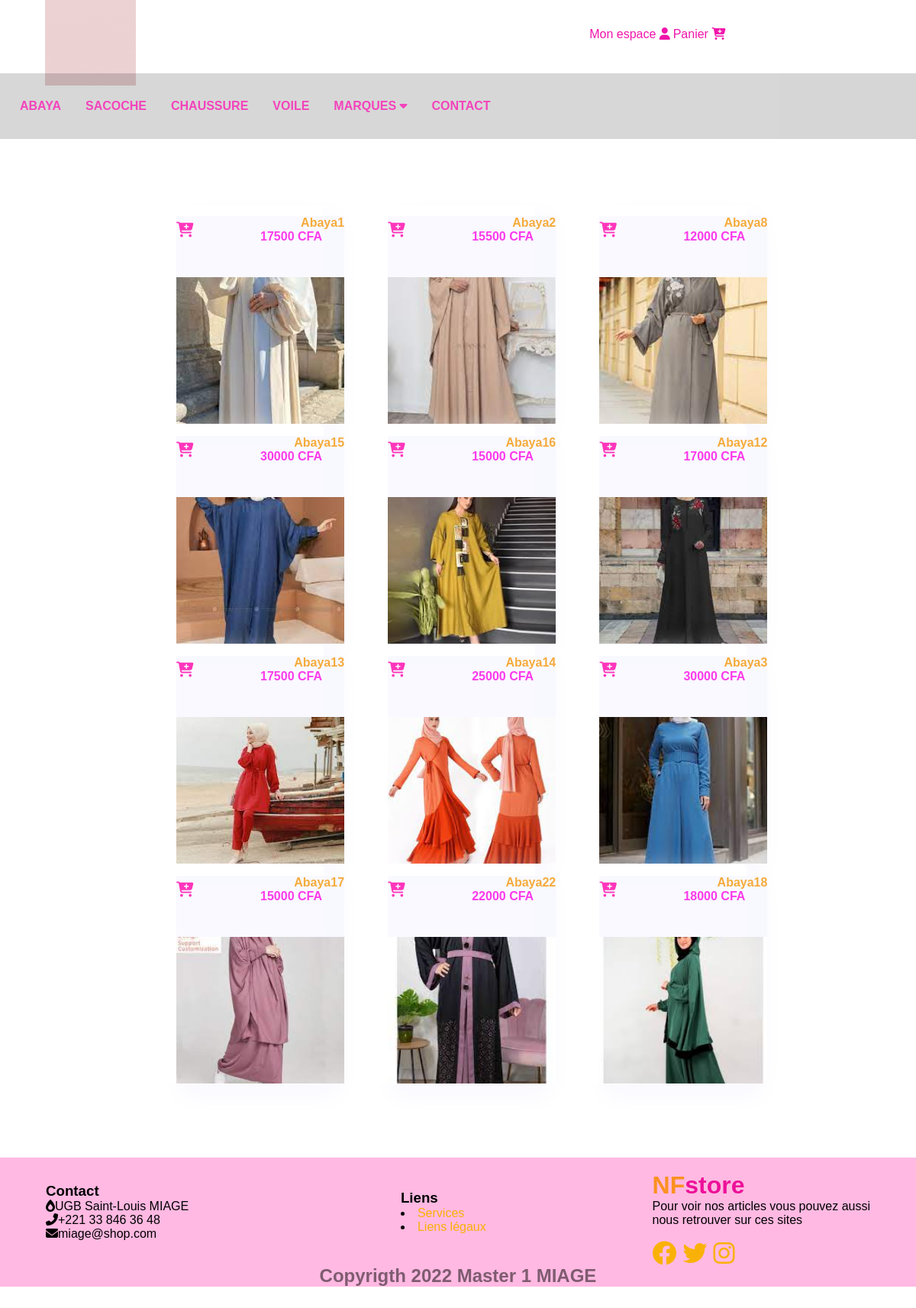
/list.php?idCategorie=1, run on the app's committed database.
### tables this page shows
CREATE TABLE IF NOT EXISTS `produits` (
  `idProduit` int(11) NOT NULL AUTO_INCREMENT,
  `nomProduit` varchar(255) NOT NULL,
  `descriptionProduit` text NOT NULL,
  `prix` int(11) NOT NULL,
  `imageProduit` varchar(255) NOT NULL,
  `idCategorie` int(11) NOT NULL,
  `marque` varchar(255) NOT NULL,
  PRIMARY KEY (`idProduit`)
);

### list.php (the view, shortened to what this page needs)
<!DOCTYPE html>
<html lang="en">
<head>
    <link rel="stylesheet" href="css/res.css">
    <link rel="stylesheet" href="https://cdnjs.cloudflare.com/ajax/libs/font-awesome/6.2.1/css/all.min.css" />
    <link rel="stylesheet" href="css/list.css">
</head>
<body>
    <div class="header">
        <div class="top-head">
            <div class="logo"> <a href="index.php"><img src="image/Logo1.gif" alt=""></a></div>
           <div class="panier">
            <div class="pa1"><a href="#"> Mon espace </a><i class="fa-solid fa-user"></i></div>
             <div class="pa2"><a href="#"> Panier </a><i class='fas fa-cart-plus'></i></div>
           </div>
        </div>
        <div class="navebar" id="Topnav">
        <?php  $idA=1;
               $idB=2;
               $idC=3;
               $idD=4;
               ?>
            <a href="list.php?idCategorie=<?php echo $idA; ?>">ABAYA</a>
            <a href="list.php?idCategorie=<?php echo $idB; ?>">sacoche</a>
            <a href="list.php?idCategorie=<?php echo $idC; ?>">chaussure</a>
            <a href="list.php?idCategorie=<?php echo $idD; ?>">voile</a>
            <div class="dropdown">
              <button class="dropbtn">Marques
                <i class="fa fa-caret-down"></i>
              </button>
            </div>
            <a href="list.html">Contact</a>
          </div>
    </div>
    <div class="content">
    <div class="cont1">
    <?php
         $con=OuvrirBD();
         $id= $_GET['idCategorie'];
         $requete="select idProduit,nomProduit,prix,imageProduit from produits where idCategorie='$id'";
                $resultat = $con->query($requete);
                if(!$resultat){
                    echo("impossible d'executer la requete");
                    exit;
                }
                else{
                      while($ligne = $resultat->fetch()){
                          $idp=$ligne['idProduit'];
                          $nom=$ligne['nomProduit'];
                          $prix=$ligne['prix'];
                          $im=explode(" ",$ligne['imageProduit']);?>
           <div class="card">
            <div class="texte">
                <i class='fas fa-cart-plus' ></i>
                <p ><?php echo $nom;?></p>
                <span><?php echo $prix;?> CFA</span> <br> <br>
            </div>
            <div class="image">
              <a href="detail.php?idProduit=<?php echo $idp;?>"><img src="image/<?php echo $im[0]; ?>" alt=""></a>
            </div>
        </div>
        <?php
            }
      }?>
      </div>
    </div>
<div class="footer">
    <div class="foot-top">
      <div class="footer-box ">
          <h3>Contact</h3>
          <span> <i class='fas fa-burn'></i>UGB Saint-Louis MIAGE</span> <br>
          <span > <i class='fas fa-phone-alt'></i>+221 33 846 36 48</span> <br>
          <span ><i class="fa fa-envelope"></i>miage@shop.com</span>
      </div>
      <div class="footer-box">
          <h3>Liens</h3>
          <li><a href="#">Services</a></li>
          <li><a href="#">Liens légaux</a></li>
      </div>
      <div class="footer_box log"> <br>
          <p class="logofooter"> <span>NF</span>store</p>
          <p>Pour voir nos articles vous pouvez aussi <br>  nous retrouver sur ces sites</p>
        <br>  <div class="social">
              <a href="#"> <i class='fab fa-facebook'></i></a>
              <a href="#"> <i class='fab fa-twitter'></i></a>
              <a href="#"> <i class='fab fa-instagram'></i></a>
            </div>
      </div>
   </div>
      <h2>Copyrigth 2022 Master 1 MIAGE</h2>
  </div>
</body>
</html>

### css/res.css (style rules this page uses)
* { margin: 0px; padding: 0px; box-sizing: border-box; font-family: 'poppins', sans-serif; scroll-behavior: smooth; }
.header { width: 100%; height: 45em; }
.header .top-head { width: 99%; height: 7em; position: fixed; z-index: 1; display: flex; }
.header .top-head .logo { width: 10%; height: 7em; position: relative; margin-left: 5%; }
.header .top-head .logo a { text-decoration: none; }
.header .top-head .logo a img { width: 100%; height: 7em; }
.header .top-head .panier { width: 15%; float: right; position: relative; margin-top: 3%; margin-left: 50%; color: rgb(240, 21, 171); justify-content: space-between; display: flex; }
.panier a { text-decoration: none; color: rgb(240, 21, 171); }
.navebar { width: 100%; margin-top: 8%; background-color:rgba(0,0,0,.2); opacity: 0.8; position: fixed; left: 0; padding: 20px 10px; transition: .5s ease-out; z-index: 2; }
.navebar a { float: left; display: block; color:rgb(240, 21, 171); text-align: center; padding: 14px 16px; text-decoration: none; font-size:1rem; font-weight: 900; text-transform: uppercase; }
.dropdown { float: left; overflow: hidden; }
.dropdown .dropbtn { font-size: 17px; border: none; outline: none; color:rgb(240, 21, 171); padding: 14px 16px; background-color: inherit; font-family: inherit; margin: 0; font-weight: 900; font-size: 1rem; text-transform: uppercase; }
img { width: 100%; height: 100%; position: relative; object-fit: cover; object-position: center; }
.content { margin-top: 2rem; width: 60%; justify-content: center; align-items: center; margin-left: 20%; }
.cont1 { display:grid; grid-template-columns: repeat(auto-fit,minmax(240px, auto)); grid: 1.5rem; }
.cont1 .card { height: 18em; transition: transform 0.2s linear; border-radius: 6px; border: 15px solid #fff; box-shadow: 20px 15px 35px rgb(248,248,255); }
.cont1 .card .texte { width: 220px; background-color:rgb(248,248,255); opacity: 0.8; height: 5em; }
.cont1 .card .texte .fas { position: absolute; margin-top: 5%; font-size: 20px; color: rgb(255, 4, 171); cursor: pointer; border-radius: 0.5rem 0 0.5rem 0; }
.cont1 .card .texte p { text-align: right; display: block; margin-left: 20%; font-weight: 600; font-size: 1rem; justify-content: space-between; text-transform: capitalize; color: rgb(244, 151, 11); }
.cont1 .card .texte span { font-size: 1rem; font-weight: 600; color: rgb(251, 10, 231); text-align: right; margin-left: 50%; }
.cont1 .card .image { width: 220px; height: 10em; background-color: #fff; }
.cont1 .card .image img { width: 220px; height: 12em; position: relative; object-fit: cover; object-position: center; }
.footer { width: 100%; background-color: rgb(255, 185, 226); margin-top: 5%; }
.footer h2 { text-align: center; color: black; opacity: 0.5; margin-bottom:10%; }
.foot-top { display: flex; align-items: center; justify-content: space-between; }
.footer-box { margin-left: 5%; }
.footer-box a { font-size: 1rem; text-decoration: none; color: rgb(250, 177, 7); }
.social { display: flex; align-items: center; column-gap: 0.5rem; }
.social .fab { justify-content: space-between; font-size: 2rem; color: rgb(250, 177, 7); }
.log { margin-right: 5%; }
.logofooter { color: rgb(237, 17, 153); font-weight: bold; font-size: 2em ; text-decoration: none; }
.logofooter span { color: #fb911f; }

### css/list.css (style rules this page uses)
.header { width: 100%; height: 14em; }
.content { width: 70%; height:75em; margin-left: 15%; margin-right: 15%; }
.cont1 { display:grid; grid-template-columns: 33% 33% 33%; width:100%; height:60%; }
.card { position: relative; top:4%; height: 90%; width:75%; margin-left: 13%; }

### data on the page
produits: nomProduit "Abaya1", prix "17500", shows a picture
produits: nomProduit "Abaya2", prix "15500", shows a picture
produits: nomProduit "Abaya8", prix "12000", shows a picture
produits: nomProduit "Abaya15", prix "30000", shows a picture
produits: nomProduit "Abaya16", prix "15000", shows a picture
produits: nomProduit "Abaya12", prix "17000", shows a picture
produits: nomProduit "Abaya13", prix "17500", shows a picture
produits: nomProduit "Abaya14", prix "25000", shows a picture
produits: nomProduit "Abaya3", prix "30000", shows a picture
produits: nomProduit "Abaya17", prix "15000", shows a picture
produits: nomProduit "Abaya22", prix "22000", shows a picture
produits: nomProduit "Abaya18", prix "18000", shows a picture
